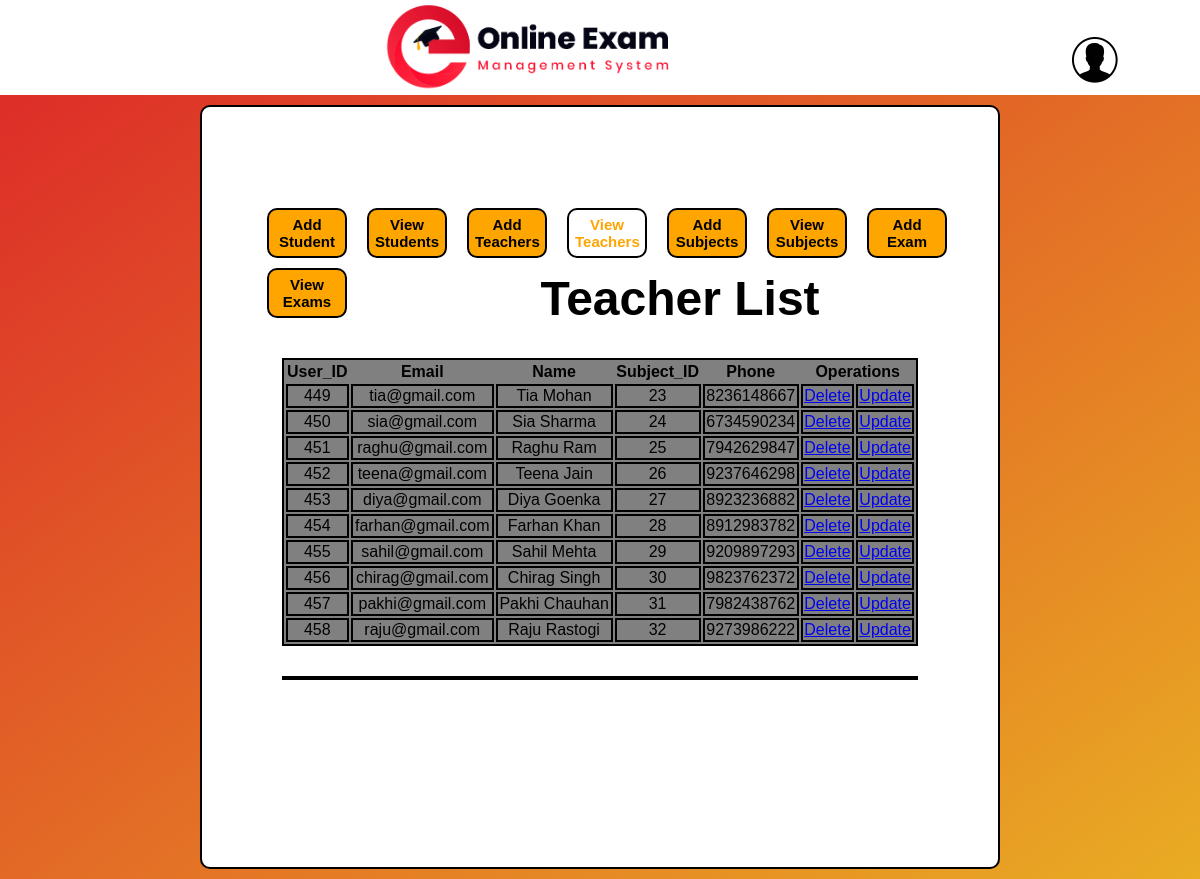
Page /admin_teacher_view.php (signed in) on the committed database.
### tables this page shows
CREATE TABLE `teacher` (
  `User_ID` int(11) NOT NULL,
  `Password` varchar(30) NOT NULL,
  `Email` varchar(50) NOT NULL,
  `Name` varchar(30) NOT NULL,
  `Subject_ID` int(11) DEFAULT NULL,
  `Phone` varchar(10) NOT NULL
);

### admin_teacher_view.php (the view, shortened to what this page needs)
<?php
   $dbhost = 'localhost';
   $dbuser = 'root';
   $dbpass = '';
   $conn = mysqli_connect($dbhost, $dbuser, $dbpass);
   $sql = 'SELECT User_ID,Email,Name,Subject_ID,Phone FROM teacher';
   mysqli_select_db($conn , 'online_exam');
   $retval = mysqli_query($conn , $sql);
?>
<!DOCTYPE html>
<html lang="en">
<head>
</head>
<body>
<div class="topBar">
  <img width="290px" height="auto" src=logo.png>
  <span class="dropdown"><img src="user.png" width="50px" height="50px" style="float: right;margin-top: 25px; margin-right: 70px;padding:10px;" class="dropbtn">
  </span>
</div>
<div class="main">
  <div class="innerBox">
   <div style="text-align: center; width: 100%">
   <ul>
   <li><a href="admin_student_update.php"><button><b>Add Student</b></button></a><li>
   <li><a href="admin_student_view.php"><button><b>View Students</b></button></a><li>
   <li><a href="admin_teacher_update.php"><button><b>Add Teachers</b></button></a><li>
   <li><a href="admin_teacher_view.php"><button  style="background-color:white;color:orange;"><b>View Teachers</b></button></a><li>
   <li><a href="admin_subject_update.php"><button><b>Add Subjects</b></button></a><li>
   <li><a href="admin_subject_view.php"><button><b>View Subjects</b></button></a><li>
   <li><a href="admin_exam_update.php"><button><b>Add Exam</b></button></a><li>
   <li><a href="admin_exam_view.php"><button><b>View Exams</b></button></a><li>
   </ul>
   <br><br>
     <h1 style="font-size: 3em; font-weight: ]">Teacher List</h1>
   </div>
<table>
       <tr>
        <th>User_ID</th>
        <th>Email</th>
        <th>Name</th>
        <th>Subject_ID</th>
        <th>Phone</th>
        <th colspan="2" align="center">Operations</th>
       </tr>
<?php
while($row = mysqli_fetch_assoc($retval)) {
echo "<tr><td>" . $row['User_ID']. "</td> <td>" . $row['Email']. " </td> <td>" . $row['Name']. " </td> <td>" . $row['Subject_ID']. " </td> <td>" . $row['Phone']. "</td><td><a href='delete_teacher_view.php?id=".$row['User_ID']."'>Delete</td> <td><a href='update_teacher_view.php?id=".$row['User_ID']."&email=".$row['Email']."&name=".$row['Name']."&sid=".$row['Subject_ID']."&phone=".$row['Phone']."'>Update</td></tr>";
}
?>
<table>
  </div>
</div>
</body>
</html>

### admin_teacher_view.php (style rules this page uses)
.dropdown { //position: relative; float:right: display: inline-block; }
.topBar { text-align: center; width:100%; background-color: white; padding: 0; }
body { font-family: Arial, Helvetica, sans-serif; background: linear-gradient(to top left, #e9ac23 0%, #dc2629 100%); background-size: 100% 100%; background-repeat: no-repeat; padding: 0; margin: 0; }
.innerBox { background-color: white; text-align: center; padding-top: 80px; margin: 10px 200px; padding-bottom: 80px; min-height:600px; border:black 2px solid; border-radius: 10px; }
table { font-family: arial, sans-serif; border:2px solid black; width: 80%; Background-color:gray ; margin-left:auto; margin-right:auto; margin-top: 30px; }
button { width:80px; height:50px; background-color:orange; font-size:15px; border:black 2px solid; border-radius: 10px; }
li { list-style:none; float:left; margin:5px; }
ul { margin-left:20px; }
table td { border:black 2px solid; }

### rows in the picture
teacher: User_ID "449", Email "tia@gmail.com", Name "Tia Mohan", Subject_ID "23", Phone "8236148667"
teacher: User_ID "450", Email "sia@gmail.com", Name "Sia Sharma", Subject_ID "24", Phone "6734590234"
teacher: User_ID "451", Email "raghu@gmail.com", Name "Raghu Ram", Subject_ID "25", Phone "7942629847"
teacher: User_ID "452", Email "teena@gmail.com", Name "Teena Jain", Subject_ID "26", Phone "9237646298"
teacher: User_ID "453", Email "diya@gmail.com", Name "Diya Goenka", Subject_ID "27", Phone "8923236882"
teacher: User_ID "454", Email "farhan@gmail.com", Name "Farhan Khan", Subject_ID "28", Phone "8912983782"
teacher: User_ID "455", Email "sahil@gmail.com", Name "Sahil Mehta", Subject_ID "29", Phone "9209897293"
teacher: User_ID "456", Email "chirag@gmail.com", Name "Chirag Singh", Subject_ID "30", Phone "9823762372"
teacher: User_ID "457", Email "pakhi@gmail.com", Name "Pakhi Chauhan", Subject_ID "31", Phone "7982438762"
teacher: User_ID "458", Email "raju@gmail.com", Name "Raju Rastogi", Subject_ID "32", Phone "9273986222"
